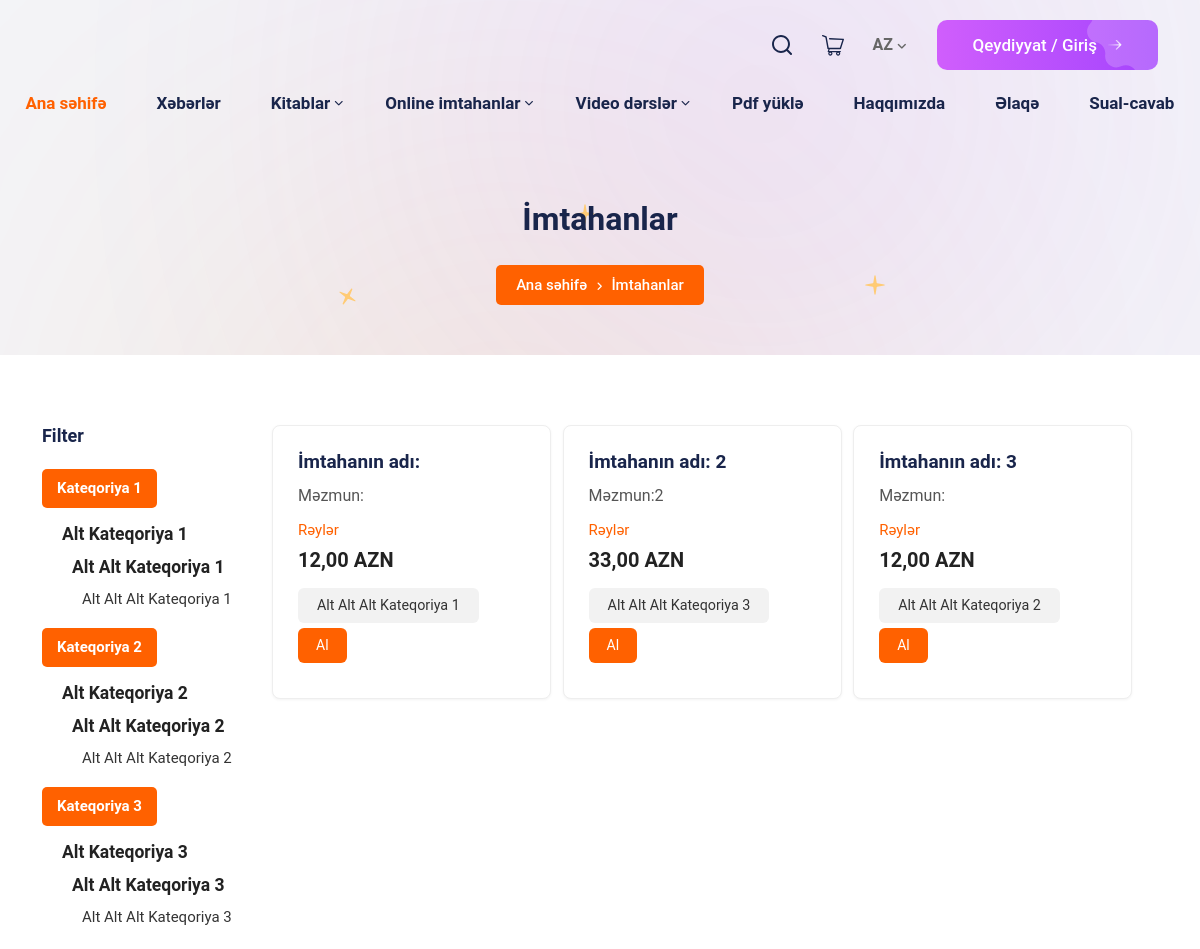
/exam/exams/ (upper part), run on an earlier commit of the app's database.
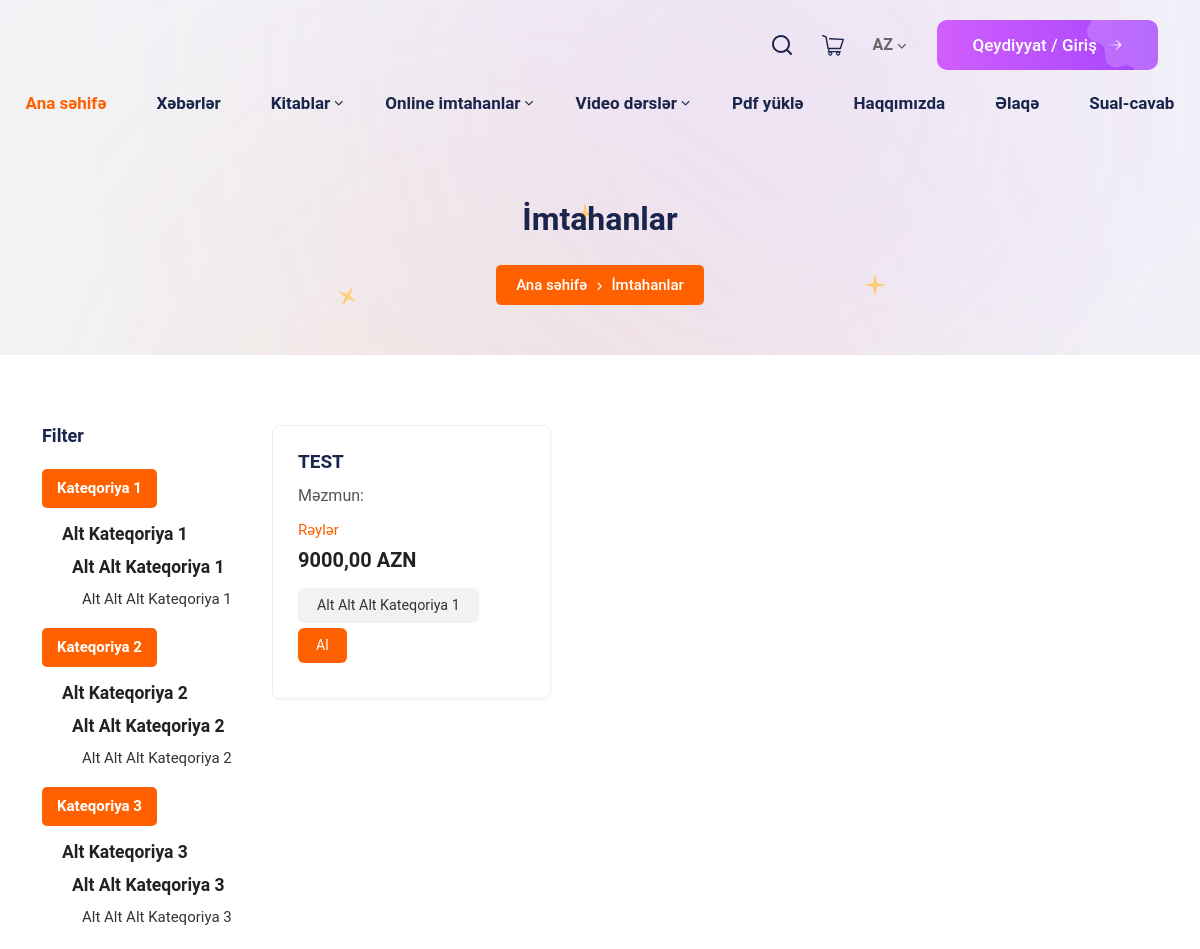
And on a later commit of the database.
### exam/models.py (models this page shows, shortened)
class Category(models.Model):
    title = models.CharField(max_length=128, null=True, verbose_name='Başlıq')
    class Meta:
        verbose_name='Kateqoriya'
        verbose_name_plural='Kateqoriyalar'

class SubCategory(models.Model):
    title = models.CharField(max_length=128, null=True, verbose_name='Başlıq')
    category = models.ForeignKey(Category, on_delete=models.CASCADE, null=True, verbose_name='Kateqoriya')
    class Meta:
        verbose_name='Alt Kateqoriya'
        verbose_name_plural='Alt Kateqoriyalar'

class SubSubCategory(models.Model):
    title = models.CharField(max_length=128, null=True, verbose_name='Başlıq')
    sub_category = models.ForeignKey(SubCategory, on_delete=models.CASCADE, null=True, verbose_name='Alt Kateqoriya')
    class Meta:
        verbose_name='Alt Alt Kateqoriya'
        verbose_name_plural='Alt Alt Kateqoriyalar'

class SubSubSubCategory(models.Model):
    title = models.CharField(max_length=128, null=True, verbose_name='Başlıq')
    sub_sub_category = models.ForeignKey(SubSubCategory, on_delete=models.CASCADE, null=True, verbose_name='Alt Alt Kateqoriya')
    class Meta:
        verbose_name='Alt Alt Alt Kateqoriya'
        verbose_name_plural='Alt Alt Alt Kateqoriyalar'

class Exam(models.Model):
    CALCULATION_TYPES = [
        (1, "Səhvlər düzgünlərə təsir etmir"),
        (2, "Hər səhv öz balının ¼-ni aparır"),
        (3, "Hər 4 səhv 1 düzü aparır"),
    ]
    sub_sub_sub_category = models.ForeignKey(SubSubSubCategory, related_name="exams", on_delete=models.CASCADE, null=True, verbose_name='Alt Alt Alt Kateqoriya')
    image = models.ImageField(upload_to='image/', null=True, blank=True, verbose_name='Şəkil')
    title = models.CharField(max_length=256, verbose_name='İmtahanın adı')
    description = models.TextField(null=True, verbose_name='Məzmun')
    price = models.DecimalField(decimal_places=2, max_digits=6, null=True, blank=True, verbose_name='Qiymət')
    row_number = models.PositiveIntegerField(default=0, null=True, verbose_name='Səf sayısı')
    right_number = models.PositiveIntegerField(default=0, null=True, verbose_name='Düz sayısı')
    leads_straight = models.DecimalField(max_digits=5, decimal_places=2, default=0.25, verbose_name='Düz aparır')
    calculation_types = models.PositiveSmallIntegerField(choices=CALCULATION_TYPES, default=1, verbose_name='Hesablama tipləri')
    question_honey = models.DecimalField(max_digits=5, decimal_places=2, default=1, verbose_name='Sual Balı')
    video = models.FileField(upload_to='video/', null=True, blank=True, verbose_name='Hədiyə Video')
    created_at = models.DateTimeField(auto_now_add=True, null=True, verbose_name='Yaradılma tarixi')
    start_date = models.DateTimeField(null=True, blank=True, verbose_name='Başlama tarixi')
    end_date = models.DateTimeField(null=True, blank=True, verbose_name='Bitmə tarixi')
    purchased_at = models.DateTimeField(auto_now_add=True, null=True, verbose_name='Alındığı tarix')
    started_at = models.DateTimeField(null=True, blank=True)  # istifadəçi imtahana başlayanda qeyd olunur
    finished_at = models.DateTimeField(null=True, blank=True)
    duration_minutes = models.PositiveIntegerField(
        null=True, blank=True,
        verbose_name='İmtahan müddəti (dəqiqə)',
        help_text='İstifadəçi imtahana başladıqda bu müddət hesablanacaq'
    )
    is_main = models.BooleanField(default=False, null=True, blank=True, verbose_name='Əsas imtahandır? Ana səhifədə')
    active_period_days = models.PositiveIntegerField(default=30, verbose_name='Aktiv olma müddəti (günlərlə)')
    active_period = RichTextField(null=True, blank=True, verbose_name='Aktiv olma müddəti yazısı')
    duration_hours = models.PositiveIntegerField(default=0, verbose_name='Davam etmə vaxtı (saat)')
    duration_minutes = models.PositiveIntegerField(default=0, verbose_name='Davam etmə vaxtı (dəqiqə)')
    instructions = models.TextField(null=True, blank=True, verbose_name='Təlimatlar')
    subscription_info = models.TextField(null=True, blank=True, verbose_name='Yazılış haqqında məlumat')
    instructions_small = models.TextField(null=True, blank=True, verbose_name='Qısa Təlimat yazısı')
    meta_title = models.CharField(max_length=255, blank=True, null=True, verbose_name='Meta Title')
    meta_description = models.TextField(blank=True, null=True, verbose_name='Meta Description')
    meta_keywords = models.TextField(blank=True, null=True, verbose_name='Meta Keywords')
    class Meta:
        verbose_name='İmtahan'
        verbose_name_plural='İmtahanlar'

### exam/views.py (the view)
# urls.py: path('exams/', exam_list, name='exam_list'),
def exam_list(request):
    category_id = request.GET.get('category')
    subcategory_id = request.GET.get('subcategory')
    subsubcategory_id = request.GET.get('subsubcategory')
    subsubsubcategory_id = request.GET.get('subsubsubcategory')
    exams = Exam.objects.select_related(
        'sub_sub_sub_category',
        'sub_sub_sub_category__sub_sub_category',
        'sub_sub_sub_category__sub_sub_category__sub_category',
        'sub_sub_sub_category__sub_sub_category__sub_category__category'
    )
    if subsubsubcategory_id:
        exams = exams.filter(sub_sub_sub_category_id=subsubsubcategory_id)
    elif subsubcategory_id:
        exams = exams.filter(sub_sub_sub_category__sub_sub_category_id=subsubcategory_id)
    elif subcategory_id:
        exams = exams.filter(sub_sub_sub_category__sub_sub_category__sub_category_id=subcategory_id)
    elif category_id:
        exams = exams.filter(sub_sub_sub_category__sub_sub_category__sub_category__category_id=category_id)
    exams = exams.order_by('title')
    categories = {}
    for exam in exams:
        cat = exam.sub_sub_sub_category.sub_sub_category.sub_category.category.title \
            if exam.sub_sub_sub_category and exam.sub_sub_sub_category.sub_sub_category and \
               exam.sub_sub_sub_category.sub_sub_category.sub_category and \
               exam.sub_sub_sub_category.sub_sub_category.sub_category.category else "Digər"
        subcat = exam.sub_sub_sub_category.sub_sub_category.title if exam.sub_sub_sub_category and exam.sub_sub_sub_category else "Digər"
        subsubcat = exam.sub_sub_sub_category.title if exam.sub_sub_sub_category else "Digər"
        categories.setdefault(cat, {}).setdefault(subcat, {}).setdefault(subsubcat, []).append(exam)
    all_categories = Category.objects.prefetch_related(
        'subcategory_set__subsubcategory_set__subsubsubcategory_set'
    ).all()
    return render(request, "exam/exams.html", {
        "categories": categories,
        "all_categories": all_categories,
        "exams": exams
    })

### exam/templates/exam/exams.html (shortened to what this page needs)
{% extends "base.html" %}
{% load static %}
{% load i18n %}
{% block css %}
    <link
      rel="stylesheet"
      type="text/css"
      href="{% static 'assets/css/bootstrap.min.css' %}"
    />
    <link
      rel="stylesheet"
      type="text/css"
      href="{% static 'assets/css/swiper-bundle.min.css' %}"
    />
    <link
      rel="stylesheet"
      type="text/css"
      href="{% static 'assets/css/fontawesome.min.css' %}"
    />
    <link rel="stylesheet" type="text/css" href="{% static 'assets/css/animate.css' %}" />
    <link rel="stylesheet" type="text/css" href="{% static 'assets/css/style.css' %}" />
  </head>
{% endblock %}
{% block main %}
    <section class="inner-banner">
      <div class="main-banner-bg-shape">
        <div class="shape-1"></div>
        <div class="shape-2"></div>
      </div>
      <div class="inner-banner-bg-aliment-wp">
        <div class="bg-aliment-3 zoom-fade-animation">
          <img
            src="{% static 'assets/images/aliment-03.svg' %}"
            width="44"
            height="44"
            alt="Aliment"
          />
        </div>
        <div class="bg-aliment-6 zoom-fade-animation">
          <img
            src="{% static 'assets/images/aliment-03.svg' %}"
            width="44"
            height="44"
            alt="Aliment"
          />
        </div>
        <div class="bg-aliment-9 zoom-fade-animation">
          <img
            src="{% static 'assets/images/aliment-03.svg' %}"
            width="29"
            height="29"
            alt="Aliment"
          />
        </div>
      </div>
      <div class="container">
        <div class="row">
          <div class="col-lg-12">
            <div class="banner-content text-center">
              <h1 class="h1-title">{% trans 'İmtahanlar' %}</h1>
              <div class="banner-breadcrum">
                <ul>
                  <li><a href="{% url 'index' %}" title="Home">{% trans 'Ana səhifə' %}</a></li>
                  <li><i class="fa-solid fa-angle-right"></i></li>
                  <li>{% trans 'İmtahanlar' %}</li>
                </ul>
              </div>
            </div>
          </div>
        </div>
      </div>
    </section>
    <div class="exams-page">
      <div class="container">
        <div class="row sec-space">
          <div class="sidebar">
            <h3>{% trans 'Filter' %}</h3>
            <nav class="exams-nav menu">
              {% for category in all_categories %}
                <a href="{% url 'exam_list' %}?category={{ category.id }}" class="exam-language">{{ category.title }}</a>
                <div class="sub-menu">
                  {% for subcat in category.subcategory_set.all %}
                    <a href="{% url 'exam_list' %}?subcategory={{ subcat.id }}" class="parent">{{ subcat.title }}</a>
                    <div class="sub-menu">
                      {% for subsub in subcat.subsubcategory_set.all %}
                        <a href="{% url 'exam_list' %}?subsubcategory={{ subsub.id }}" class="parent">{{ subsub.title }}</a>
                        <div class="sub-menu">
                          {% for subsubsub in subsub.subsubsubcategory_set.all %}
                            <a href="{% url 'exam_list' %}?subsubsubcategory={{ subsubsub.id }}">{{ subsubsub.title }}</a>
                          {% endfor %}
                        </div>
                      {% endfor %}
                    </div>
                  {% endfor %}
                </div>
              {% endfor %}
            </nav>
          </div>
          <div class="products" id="exams-products">
            {% for i in exams %}
            <div class="card">
              <h4>{{ i.title }}</h4>
              <p>
                {{ i.description }}
              </p>
              <div class="comments-div">
                <a href="{% url 'exam_comments' i.id %}" class="comment-a">{% trans 'Rəylər' %}</a>
              </div>
              {% if i.price %}
                <div class="price">{{ i.price}} AZN</div>
              {% endif %}
              <div class="grades">
                {% if i.sub_sub_sub_category %}
                <span>{{ i.sub_sub_sub_category.title }}</span>
                {% endif %}
                <a href="{% url 'exam_detail' i.id %}" class="buy-btn">{% trans 'Al' %}</a>
              </div>
            </div>
            {% endfor %}
          </div>
        </div>
      </div>
    </div>
{% endblock %}

### templates/base.html (shortened to what this page needs)
<!DOCTYPE html>
<html lang="az">
  <head>
{% block css %}   {% endblock %}
{% include 'includes/header.html' %}
{% block main %}   {% endblock %}
</body>
</html>

### templates/includes/header.html (shortened to what this page needs)
{% load static %}
{% load i18n %}
<body class="fixed">
    <header class="site-header">
      <div class="bottom-header">
        <div class="container">
          <div class="row">
            <div class="col-xxl-3 col-lg-2 col-6">
              <div class="site-branding">
              </div>
            </div>
            <div class="col-xxl-9 col-lg-10 col-6">
              <div class="header-menu">
                <nav class="main-navigation">
                  <div class="header-icon-wp">
                    <div class="search-wp">
                      <div class="search-icon-box">
                        <a href="javascript:void(0);" class="search-icon">
                          <img
                            src="{% static 'assets/images/search-icon.svg' %}"
                            width="20"
                            height="20"
                            alt="Search Icon"
                          />
                        </a>
                      </div>
                    </div>
                    <div class="cart-wp">
                      <a href="{% url 'cart' %}" class="cart-icon">
                        <img
                          src="{% static 'assets/images/cart-icon.svg' %}"
                          width="22"
                          height="20"
                          alt="Cart Icon"
                        />
                      </a>
                    </div>
                    <div class="el-lang">
                        <span>
                            {{ LANGUAGE_CODE|upper }}
                            <i class="fa-solid fa-angle-down"></i>
                        </span>
                    </div>
                  </div>
                  {% if user.is_authenticated %}
                    <div class="header-btn">
                      <a href="{% url 'account' %}" class="sec-btn" title="Profil">
                        <span class="register-text">{{ user.first_name|default:user.username }}</span>
                        <span class="user-icon fas fa-user"></span>
                      </a>
                    </div>
                  {% else %}
                    <div class="header-btn">
                      <a href="{% url 'login' %}" class="sec-btn" title="Get Started">
                        <span class="register-text">{% trans 'Qeydiyyat / Giriş' %}</span>
                      </a>
                    </div>
                  {% endif %}
                </nav>
              </div>
            </div>
          </div>
        </div>
      </div>
      <div class="col-xxl-10 col-lg-12 mx-auto navbar-menu">
        <div class="header-menu">
          <nav class="main-navigation">
            <div class="mobile-menu-box">
              <div class="header-menu-container">
                <ul>
                  <li class="active">
                    <a href="{% url 'index' %}" title="Home">{% trans 'Ana səhifə' %}</a>
                  </li>
                  <li>
                    <a href="{% url 'news' %}" title="About Us">{% trans 'Xəbərlər' %}</a>
                  </li>
                  <li class="sub-items">
                    <a href="{% url 'book' %}" title="Kitablar">{% trans "Kitablar" %}</a>
                  </li>
              <li class="sub-items">
                <a href="{% url 'exam_list' %}" title="imtahanlar">{% trans 'Online imtahanlar' %}</a>
              </li>
                  <li class="sub-items">
                    <a href="{% url 'video' %}" title="Blog">{% trans 'Video dərslər' %}</a>
                  </li>
                  <li><a href="{% url 'pdf' %}" target="_blank">{% trans 'Pdf yüklə' %}</a></li>
                  <li><a href="{% url 'about' %}">{% trans 'Haqqımızda' %}</a></li>
                  <li>
                    <a href="{% url 'contact' %}" title="Contact Us">{% trans 'Əlaqə' %}</a>
                  </li>
                  <li><a href="{% url 'faq' %}">{% trans 'Sual-cavab' %}</a></li>
                </ul>
              </div>
            </div>
          </nav>
        </div>
      </div>
    </header>

### templates/includes/footer.html (shortened to what this page needs)
{% load static %}
{% load i18n %}

What changed in the data, as far as the page shows it:
removed Exam: title "İmtahanın adı:", description "Məzmun:", price "12,00", sub_sub_sub_category "Alt Alt Alt Kateqoriya 1"
removed Exam: title "İmtahanın adı: 2", description "Məzmun:2", price "33,00", sub_sub_sub_category "Alt Alt Alt Kateqoriya 3"
removed Exam: title "İmtahanın adı: 3", description "Məzmun:", price "12,00", sub_sub_sub_category "Alt Alt Alt Kateqoriya 2"
added Exam: title "TEST", description "Məzmun:", price "9000,00", sub_sub_sub_category "Alt Alt Alt Kateqoriya 1"
